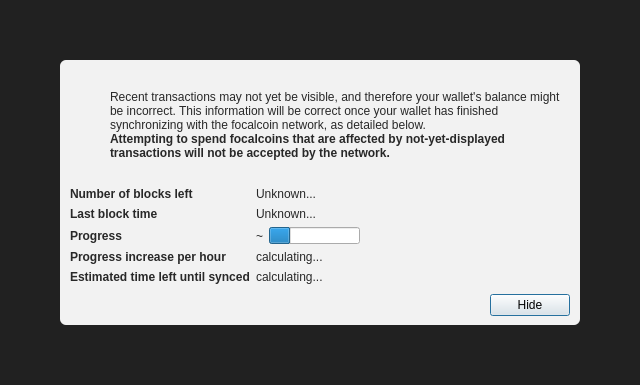
<?xml version="1.0" encoding="UTF-8"?>
<ui version="4.0">
 <class>ModalOverlay</class>
 <widget class="ModalOverlay" name="ModalOverlay">
  <property name="geometry">
   <rect>
    <x>0</x>
    <y>0</y>
    <width>640</width>
    <height>385</height>
   </rect>
  </property>
  <property name="windowTitle">
   <string>Form</string>
  </property>
  <layout class="QVBoxLayout" name="verticalLayout" stretch="0">
   <property name="sizeConstraint">
    <enum>QLayout::SetDefaultConstraint</enum>
   </property>
   <property name="leftMargin">
    <number>0</number>
   </property>
   <property name="topMargin">
    <number>0</number>
   </property>
   <property name="rightMargin">
    <number>0</number>
   </property>
   <property name="bottomMargin">
    <number>0</number>
   </property>
   <item>
    <widget class="QWidget" name="bgWidget" native="true">
     <property name="styleSheet">
      <string notr="true">#bgWidget { background: rgba(0,0,0,220); }</string>
     </property>
     <layout class="QVBoxLayout" name="verticalLayoutMain" stretch="1">
      <property name="leftMargin">
       <number>60</number>
      </property>
      <property name="topMargin">
       <number>60</number>
      </property>
      <property name="rightMargin">
       <number>60</number>
      </property>
      <property name="bottomMargin">
       <number>60</number>
      </property>
      <item>
       <widget class="QWidget" name="contentWidget" native="true">
        <property name="styleSheet">
         <string notr="true">#contentWidget { background: rgba(255,255,255,240); border-radius: 6px; }

QLabel { color: rgb(40,40,40);  }</string>
        </property>
        <layout class="QVBoxLayout" name="verticalLayoutSub" stretch="1,0,0,0">
         <property name="spacing">
          <number>0</number>
         </property>
         <property name="leftMargin">
          <number>10</number>
         </property>
         <property name="topMargin">
          <number>10</number>
         </property>
         <property name="rightMargin">
          <number>10</number>
         </property>
         <property name="bottomMargin">
          <number>10</number>
         </property>
         <item>
          <layout class="QHBoxLayout" name="horizontalLayoutIconText" stretch="0,1">
           <property name="topMargin">
            <number>20</number>
           </property>
           <item>
            <layout class="QVBoxLayout" name="verticalLayoutIcon">
             <property name="leftMargin">
              <number>0</number>
             </property>
             <item>
              <widget class="QPushButton" name="warningIcon">
               <property name="enabled">
                <bool>false</bool>
               </property>
               <property name="text">
                <string/>
               </property>
               <property name="icon">
                <iconset>
                 <normaloff>:/icons/warning</normaloff>
                 <disabledoff>:/icons/warning</disabledoff>:/icons/warning</iconset>
               </property>
               <property name="iconSize">
                <size>
                 <width>48</width>
                 <height>48</height>
                </size>
               </property>
               <property name="flat">
                <bool>true</bool>
               </property>
              </widget>
             </item>
             <item>
              <spacer name="verticalSpacerWarningIcon">
               <property name="orientation">
                <enum>Qt::Vertical</enum>
               </property>
               <property name="sizeHint" stdset="0">
                <size>
                 <width>20</width>
                 <height>40</height>
                </size>
               </property>
              </spacer>
             </item>
            </layout>
           </item>
           <item>
            <layout class="QVBoxLayout" name="verticalLayoutInfoText">
             <property name="leftMargin">
              <number>0</number>
             </property>
             <property name="topMargin">
              <number>0</number>
             </property>
             <item>
              <widget class="QLabel" name="infoText">
               <property name="text">
                <string>Recent transactions may not yet be visible, and therefore your wallet's balance might be incorrect. This information will be correct once your wallet has finished synchronizing with the focalcoin network, as detailed below.</string>
               </property>
               <property name="textFormat">
                <enum>Qt::RichText</enum>
               </property>
               <property name="wordWrap">
                <bool>true</bool>
               </property>
              </widget>
             </item>
             <item>
              <widget class="QLabel" name="infoTextStrong">
               <property name="font">
                <font>
                 <weight>75</weight>
                 <bold>true</bold>
                </font>
               </property>
               <property name="text">
                <string>Attempting to spend focalcoins that are affected by not-yet-displayed transactions will not be accepted by the network.</string>
               </property>
               <property name="textFormat">
                <enum>Qt::RichText</enum>
               </property>
               <property name="wordWrap">
                <bool>true</bool>
               </property>
              </widget>
             </item>
             <item>
              <spacer name="verticalSpacerInTextSpace">
               <property name="orientation">
                <enum>Qt::Vertical</enum>
               </property>
               <property name="sizeHint" stdset="0">
                <size>
                 <width>20</width>
                 <height>40</height>
                </size>
               </property>
              </spacer>
             </item>
            </layout>
           </item>
          </layout>
         </item>
         <item>
          <spacer name="verticalSpacerAfterText">
           <property name="orientation">
            <enum>Qt::Vertical</enum>
           </property>
           <property name="sizeHint" stdset="0">
            <size>
             <width>20</width>
             <height>40</height>
            </size>
           </property>
          </spacer>
         </item>
         <item>
          <layout class="QFormLayout" name="formLayout">
           <property name="fieldGrowthPolicy">
            <enum>QFormLayout::FieldsStayAtSizeHint</enum>
           </property>
           <property name="horizontalSpacing">
            <number>6</number>
           </property>
           <property name="verticalSpacing">
            <number>6</number>
           </property>
           <property name="topMargin">
            <number>10</number>
           </property>
           <item row="0" column="0">
            <widget class="QLabel" name="labelNumberOfBlocksLeft">
             <property name="font">
              <font>
               <weight>75</weight>
               <bold>true</bold>
              </font>
             </property>
             <property name="text">
              <string>Number of blocks left</string>
             </property>
            </widget>
           </item>
           <item row="0" column="1">
            <widget class="QLabel" name="numberOfBlocksLeft">
             <property name="text">
              <string>Unknown...</string>
             </property>
            </widget>
           </item>
           <item row="1" column="0">
            <widget class="QLabel" name="labelLastBlockTime">
             <property name="font">
              <font>
               <weight>75</weight>
               <bold>true</bold>
              </font>
             </property>
             <property name="text">
              <string>Last block time</string>
             </property>
            </widget>
           </item>
           <item row="1" column="1">
            <widget class="QLabel" name="newestBlockDate">
             <property name="sizePolicy">
              <sizepolicy hsizetype="Maximum" vsizetype="Preferred">
               <horstretch>0</horstretch>
               <verstretch>0</verstretch>
              </sizepolicy>
             </property>
             <property name="text">
              <string>Unknown...</string>
             </property>
            </widget>
           </item>
           <item row="2" column="0">
            <widget class="QLabel" name="labelSyncDone">
             <property name="font">
              <font>
               <weight>75</weight>
               <bold>true</bold>
              </font>
             </property>
             <property name="text">
              <string>Progress</string>
             </property>
            </widget>
           </item>
           <item row="2" column="1">
            <layout class="QHBoxLayout" name="horizontalLayoutSync" stretch="0,1">
             <item>
              <widget class="QLabel" name="percentageProgress">
               <property name="text">
                <string notr="true">~</string>
               </property>
              </widget>
             </item>
             <item>
              <widget class="QProgressBar" name="progressBar">
               <property name="value">
                <number>24</number>
               </property>
               <property name="format">
                <string/>
               </property>
              </widget>
             </item>
            </layout>
           </item>
           <item row="4" column="0">
            <widget class="QLabel" name="labelProgressIncrease">
             <property name="font">
              <font>
               <weight>75</weight>
               <bold>true</bold>
              </font>
             </property>
             <property name="text">
              <string>Progress increase per hour</string>
             </property>
            </widget>
           </item>
           <item row="4" column="1">
            <widget class="QLabel" name="progressIncreasePerH">
             <property name="text">
              <string>calculating...</string>
             </property>
            </widget>
           </item>
           <item row="5" column="0">
            <widget class="QLabel" name="labelEstimatedTimeLeft">
             <property name="font">
              <font>
               <weight>75</weight>
               <bold>true</bold>
              </font>
             </property>
             <property name="text">
              <string>Estimated time left until synced</string>
             </property>
            </widget>
           </item>
           <item row="5" column="1">
            <widget class="QLabel" name="expectedTimeLeft">
             <property name="text">
              <string>calculating...</string>
             </property>
            </widget>
           </item>
          </layout>
         </item>
         <item>
          <layout class="QHBoxLayout" name="horizontalLayoutButtons">
           <property name="leftMargin">
            <number>10</number>
           </property>
           <property name="topMargin">
            <number>10</number>
           </property>
           <item>
            <spacer name="horizontalSpacer">
             <property name="orientation">
              <enum>Qt::Horizontal</enum>
             </property>
             <property name="sizeHint" stdset="0">
              <size>
               <width>40</width>
               <height>20</height>
              </size>
             </property>
            </spacer>
           </item>
           <item>
            <widget class="QPushButton" name="closeButton">
             <property name="text">
              <string>Hide</string>
             </property>
             <property name="focusPolicy">
              <enum>Qt::StrongFocus</enum>
             </property>
             <property name="default">
              <bool>true</bool>
             </property>
            </widget>
           </item>
          </layout>
         </item>
        </layout>
       </widget>
      </item>
     </layout>
    </widget>
   </item>
  </layout>
 </widget>
 <customwidgets>
  <customwidget>
   <class>ModalOverlay</class>
   <extends>QWidget</extends>
   <header>qt/modaloverlay.h</header>
   <container>1</container>
  </customwidget>
 </customwidgets>
 <resources/>
 <connections/>
</ui>
